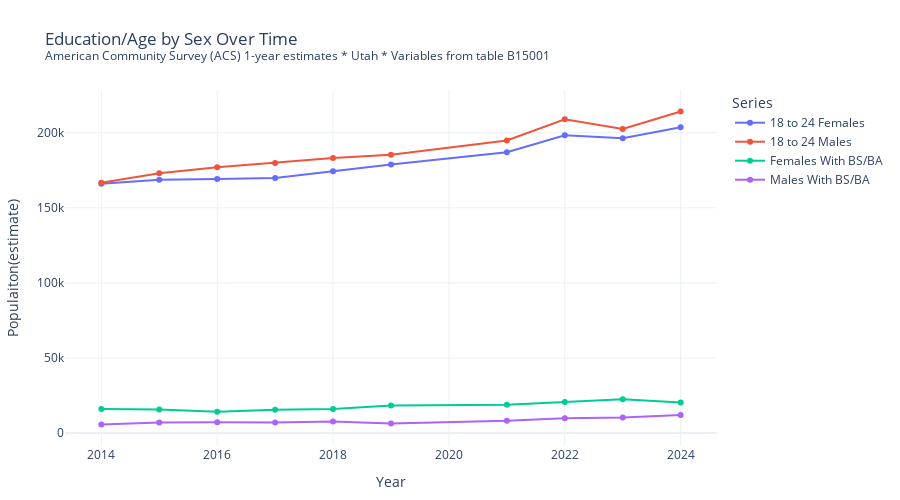

Write notebook code for a chart like this one.
### Markdown cell above
##### Multi-series line chart (long/tidy data)
This uses our census_data (long format). Each variable is a colored line across years. Markers help with sparse year counts; hover labels are customized so they read like a sentence.

### Code cell
fig = px.line(
    census_data,
    x="Year",
    y="Population",
    color="Variable",
    markers=True,
    line_group="Variable",
    labels={
        "Population":"Populaiton(estimate)",
        "Year": "Year",
        "Variable":"Category"
    },
    title=f"Education/Age by Sex Over Time<br><sup>{SUBTITLE}</sup>"
)

# Make the y-axis human friendly and hovers clean

fig.update_layout(
    legend_title_text="Series",
    hovermode="x unified",
    margin=dict(l=40,r=40,t=90,b=40)
)
fig.update_yaxes(separatethousands=True)

fig.update_traces(
    hovertemplate="<b>%{fullData.name}</b><br>Year: %{x}<br>Population: %{y:,}<extra></extra>"
)
fig.show()

### Figure 1 — Plotly figure (JSON) as saved in the notebook; plotly's stock layout.template omitted (floating-point values rounded to 4 significant figures)
{"data": [{"hovertemplate": "<b>%{fullData.name}</b><br>Year: %{x}<br>Population: %{y:,}<extra></extra>", "legendgroup": "18 to 24 Females", "line": {"color": "#636efa", "dash": "solid"}, "marker": {"symbol": "circle"}, "mode": "lines+markers", "name": "18 to 24 Females", "orientation": "v", "showlegend": true, "type": "scatter", "x": [2014, 2015, 2016, 2017, 2018, 2019, 2021, 2022, 2023, 2024], "xaxis": "x", "y": [165938, 168679, 169213, 169883, 174265, 178772, 186947, 198328, 196290, 203577], "yaxis": "y"}, {"hovertemplate": "<b>%{fullData.name}</b><br>Year: %{x}<br>Population: %{y:,}<extra></extra>", "legendgroup": "18 to 24 Males", "line": {"color": "#EF553B", "dash": "solid"}, "marker": {"symbol": "circle"}, "mode": "lines+markers", "name": "18 to 24 Males", "orientation": "v", "showlegend": true, "type": "scatter", "x": [2014, 2015, 2016, 2017, 2018, 2019, 2021, 2022, 2023, 2024], "xaxis": "x", "y": [166681, 172958, 176913, 179821, 183107, 185286, 194844, 208967, 202520, 214079], "yaxis": "y"}, {"hovertemplate": "<b>%{fullData.name}</b><br>Year: %{x}<br>Population: %{y:,}<extra></extra>", "legendgroup": "Females With BS/BA", "line": {"color": "#00cc96", "dash": "solid"}, "marker": {"symbol": "circle"}, "mode": "lines+markers", "name": "Females With BS/BA", "orientation": "v", "showlegend": true, "type": "scatter", "x": [2014, 2015, 2016, 2017, 2018, 2019, 2021, 2022, 2023, 2024], "xaxis": "x", "y": [15930, 15594, 14123, 15567, 16073, 18253, 18751, 20596, 22568, 20292], "yaxis": "y"}, {"hovertemplate": "<b>%{fullData.name}</b><br>Year: %{x}<br>Population: %{y:,}<extra></extra>", "legendgroup": "Males With BS/BA", "line": {"color": "#ab63fa", "dash": "solid"}, "marker": {"symbol": "circle"}, "mode": "lines+markers", "name": "Males With BS/BA", "orientation": "v", "showlegend": true, "type": "scatter", "x": [2014, 2015, 2016, 2017, 2018, 2019, 2021, 2022, 2023, 2024], "xaxis": "x", "y": [5710, 7059, 7144, 6929, 7601, 6362, 8205, 9838, 10311, 12006], "yaxis": "y"}], "layout": {"height": 500, "hovermode": "x unified", "legend": {"title": {"text": "Series"}, "tracegroupgap": 0}, "margin": {"b": 40, "l": 40, "r": 40, "t": 90}, "title": {"text": "Education/Age by Sex Over Time<br><sup>American Community Survey (ACS) 1-year estimates * Utah * Variables from table B15001</sup>"}, "width": 900, "xaxis": {"anchor": "y", "domain": [0, 1], "title": {"text": "Year"}}, "yaxis": {"anchor": "x", "domain": [0, 1], "separatethousands": true, "title": {"text": "Populaiton(estimate)"}}}}
